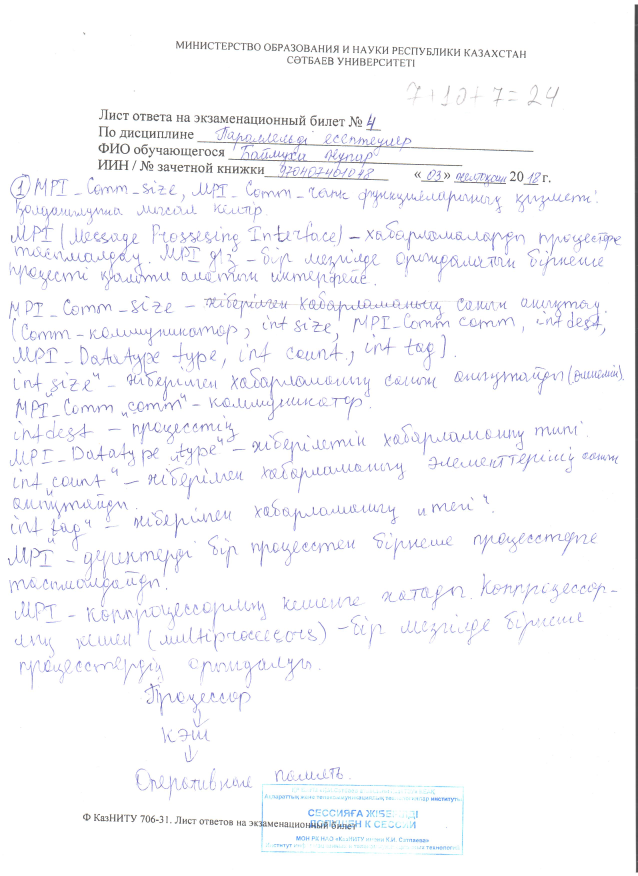
//> input picture src/001.jpg, 2550 x 3501 px (shown at 1/4 size)
$ ./main ../../../../001.jpg out.png   (built with g++ and OpenCV 4)
//> lines starting //> are read from the running program, lines starting //| are printed output that depends on the picture; after the words box and inside, x2 and y2 are one past the last pixel; in counts of white or black regions, pixels touching at a corner belong together
### src/preprocessing/DeslantImg/src/cpp/DeslantImgCPU.hpp
#pragma once
#include <opencv2/core.hpp>


namespace htr
{

	// deslant image containing text (remove italic style)
	// * img: grayscale image containing text
	// * bgcolor: empty space in result image is filled with this color (0...255)
	// * returns: deslanted image
	cv::Mat deslantImg(const cv::Mat& img, const int bgcolor);

}

### src/preprocessing/DeslantImg/src/cpp/CLWrapper.hpp
#pragma once


// uncomment next line to profile kernel1 and kernel2 and write result to variable timeKernel1/2
#define USE_GPU_PROFILING


#include <string>
#include <opencv2/core.hpp>
#include <CL/cl.h>


namespace htr
{

	class CLWrapper
	{
	public:
		// CTOR
		CLWrapper();

		// DTOR
		~CLWrapper();

		// set input image
		void setData(const cv::Mat& img);

		// compute shearing value to deslant image
		float compute();

		// some constants regarding data
		const size_t maxShearedW = 1024;
		const size_t imgH = 128;
		const size_t imgW = maxShearedW - imgH;
		const size_t numAlphaValues = 9;
		const size_t numWorkgroups = 4;
		const size_t sizeWorkgroup = maxShearedW / numWorkgroups;

#ifdef USE_GPU_PROFILING
		// profiling info
		cl_ulong timeKernel1 = 0, timeKernel2 = 0;
#endif

	private:
		CLWrapper(CLWrapper&) = delete;
		CLWrapper& operator=(CLWrapper&) = delete;

		void setupDevice();
		void setupKernel();
		std::string buildErrorString();
		void releaseData();

		// plattform, device, context and queue
		cl_platform_id platform = nullptr;
		cl_device_id device = nullptr;
		cl_context context = nullptr;
		cl_command_queue queue = nullptr;
		// program and kernel
		cl_program program = nullptr;
		cl_kernel kernel1 = nullptr;
		cl_kernel kernel2 = nullptr;

		// data for pass 1
		cl_mem dataIn1 = nullptr;
		cl_mem dataOut1 = nullptr;
		// data for pass 2
		cl_mem dataIn2 = nullptr;
		cl_mem dataOut2 = nullptr;
		// remember if buffers already allocated
		bool dataAlloc = false;
	};

}

### src/preprocessing/DeslantImg/src/cpp/DeslantImgGPU.hpp
#pragma once
#include <opencv2/core.hpp>
#include "CLWrapper.hpp"


namespace htr
{

	// deslant image containing text (remove italic style)
	// * img: grayscale image containing text
	// * bgcolor: empty space in result image is filled with this color (0...255)
	// * returns: deslanted image
	cv::Mat deslantImg(const cv::Mat& img, const int bgcolor, CLWrapper& clWrapper);

}

### src/preprocessing/DeslantImg/src/cpp/DeslantImgCPU.cpp
#include "DeslantImgCPU.hpp"
#include <opencv2/imgproc.hpp>
#include <vector>
#include <assert.h>
#include <algorithm>


namespace htr
{

	// data structure for internal usage
	struct Result
	{
		float sum_alpha = 0.0f;
		cv::Mat transform;
		cv::Size size;
		bool operator < (const Result& rhs) const { return sum_alpha < rhs.sum_alpha; }
	};


	// deslant image containing text (remove italic style)
	// * img: grayscale image containing text
	// * bgcolor: empty space in result image is filled with this color (0...255)
	// * returns: deslanted image
	cv::Mat deslantImg(const cv::Mat& img, const int bgcolor)
	{
//> called with bgcolor = 255
		// must be grayscale img
		assert(img.channels() == 1);

		// calc binary img
		cv::Mat imgBW;
		cv::threshold(img, imgBW, 0, 255, CV_THRESH_BINARY_INV | CV_THRESH_OTSU);
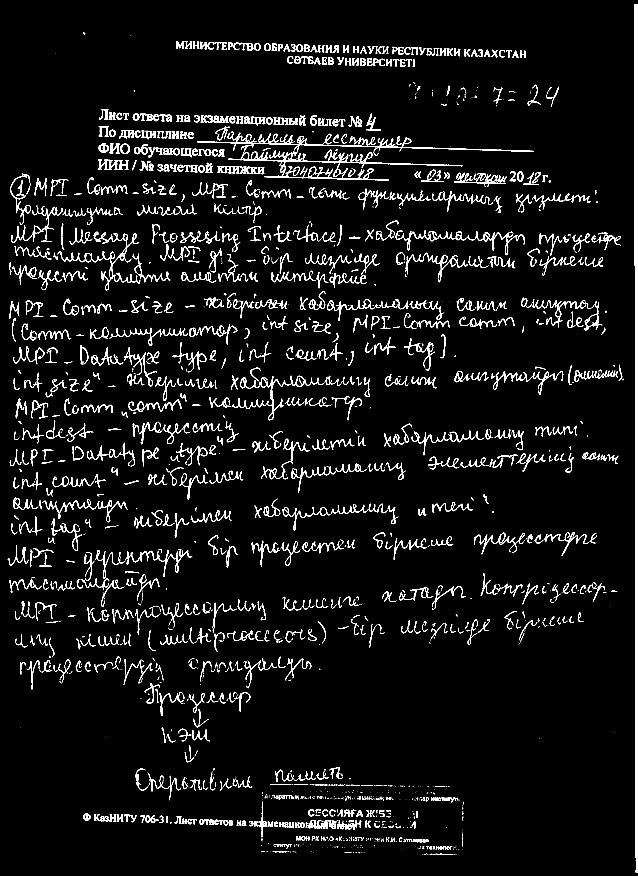
//> imgBW: 3501 rows x 2550 cols, CV_8UC1 (shown at 1/4 size); 4.5% white; 2802 white regions (1445 under 20 px), largest, box (x1, y1, x2, y2) and area: (2538, 18, 2550, 3490) 33257, (789, 527, 2134, 722) 17482, (230, 934, 555, 1161) 3895

		// list of alpha values controlling shear transform (search space)
		std::vector<float> alphaVals = { -1.0, -0.75, -0.5, -0.25, 0.0, 0.25, 0.5, 0.75, 1.0 };

		// variable names according to paper Vinciarelli
		std::vector<int> sum_alpha(alphaVals.size(), 0);

		// go through alpha values to see which is best for deslanting
		std::vector<Result> results;
		for (size_t i = 0; i < alphaVals.size(); ++i)
		{
			Result result;

			const float alpha = alphaVals[i];
			const float shiftX = std::max(-alpha*imgBW.rows, 0.0f);
			result.size = cv::Size(imgBW.cols + static_cast<int>(std::ceil(std::abs(alpha*imgBW.rows))), imgBW.rows);

			// transformation matrix (2x3)
			// x'=M00*x+M01*y+M02
			// y'=M10*x+M11*y+M12
			result.transform = cv::Mat(2, 3, CV_32F);
			result.transform.at<float>(0, 0) = 1;
			result.transform.at<float>(0, 1) = alpha;
			result.transform.at<float>(0, 2) = shiftX;
			result.transform.at<float>(1, 0) = 0;
			result.transform.at<float>(1, 1) = 1;
			result.transform.at<float>(1, 2) = 0;
			cv::Mat imgSheared;

			// shear image
			cv::warpAffine(imgBW, imgSheared, result.transform, result.size, cv::INTER_NEAREST);

			// go through all cols
			for (int x = 0; x < imgSheared.cols; ++x)
			{
				// calc h_alpha and delta_y_alpha
				std::vector<int> fgIndices;
				for (int y = 0; y < imgSheared.rows; ++y)
				{
					if (imgSheared.at<unsigned char>(y, x))
					{
						fgIndices.push_back(y);
					}
				}

				// no fg pixels ... nothing to do
				if (fgIndices.empty())
				{
					continue;
				}

				// variable names according to paper Vinciarelli
				int h_alpha = static_cast<int>(fgIndices.size()); // number of fg pixels in col
				int delta_y_alpha = fgIndices.back() - fgIndices.front() + 1; // distance between first and last fg pixel in col (+1 to avoid getting Float.Inf)

				// if H_alpha (=h_alpha/delta_y_alpha) == 1
				if (h_alpha == delta_y_alpha)
				{
					result.sum_alpha += h_alpha*h_alpha;
				}
			}

			results.push_back(result);
		}
//> this loop made 9 passes
//> pass 1, in deslantImg, `cv::warpAffine(imgBW, imgSheared, result.transform, result.size, cv::I..`:
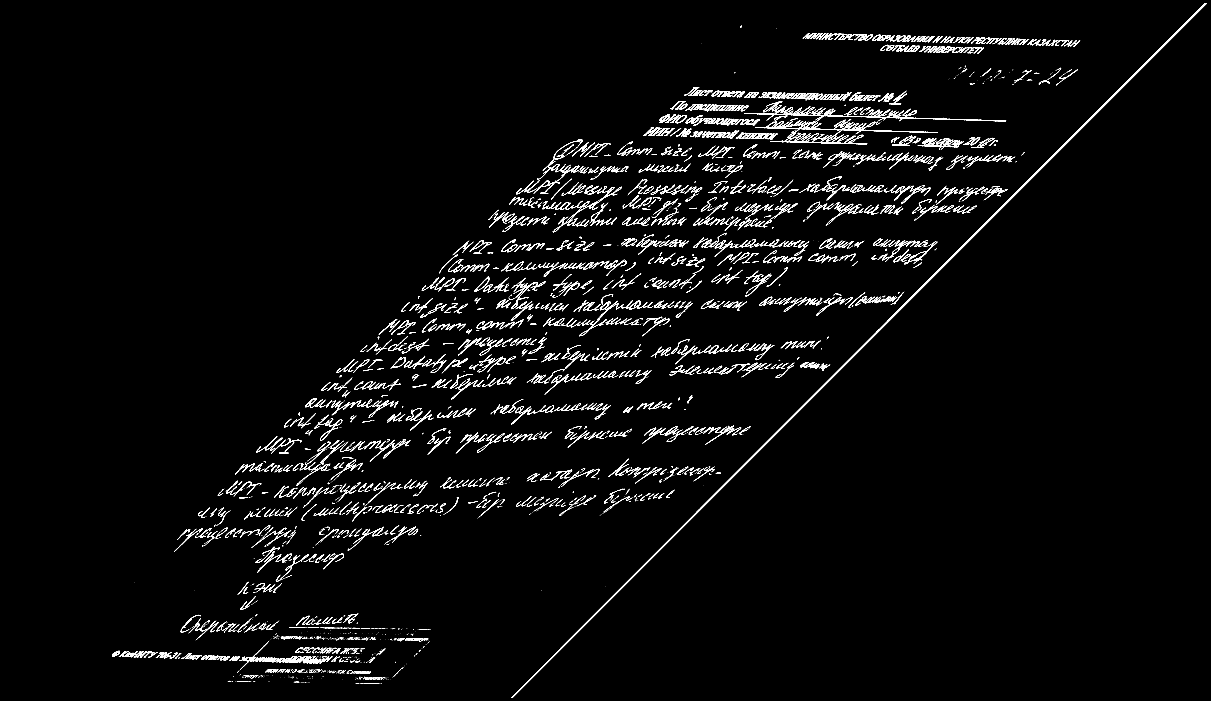
//> imgSheared: 3501 rows x 6051 cols, CV_8UC1 (shown at 1/5 size); 1.9% white; 3631 white regions (2187 under 20 px), largest, box (x1, y1, x2, y2) and area: (2555, 18, 6033, 3490) 33257, (3722, 527, 5031, 722) 16653, (2764, 934, 3110, 1161) 2448
//> pass 2, in deslantImg, `cv::warpAffine(imgBW, imgSheared, result.transform, result.size, cv::I..`:
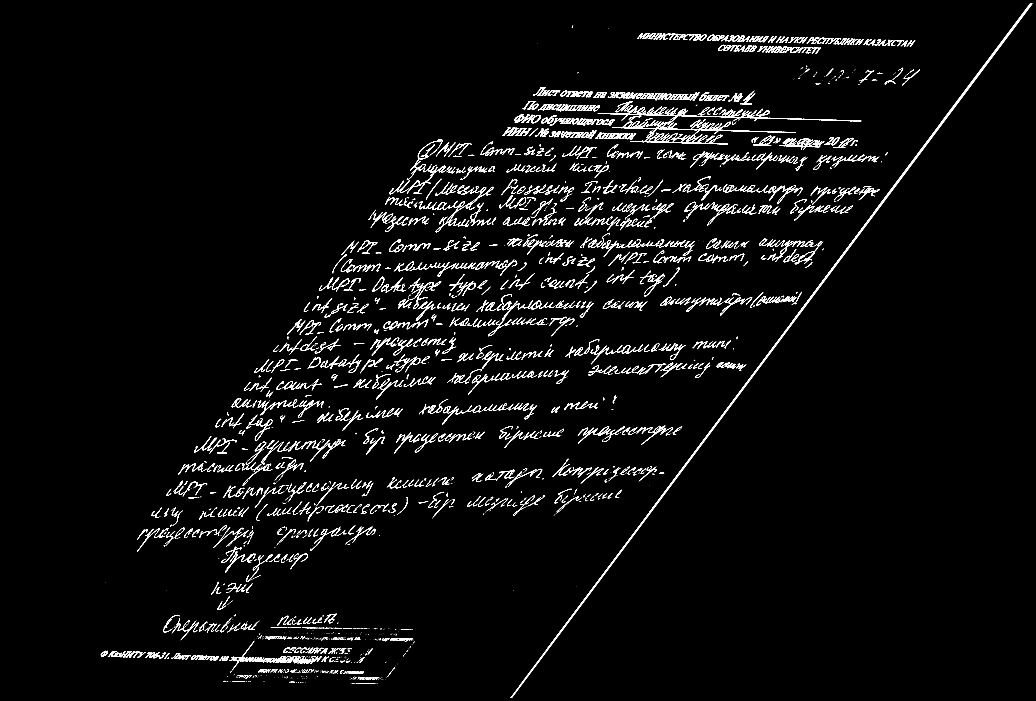
//> imgSheared: 3501 rows x 5176 cols, CV_8UC1 (shown at 1/5 size); 2.2% white; 3357 white regions (1938 under 20 px), largest, box (x1, y1, x2, y2) and area: (2552, 18, 5162, 3490) 33257, (2989, 527, 4307, 722) 16831, (2178, 934, 2468, 1161) 2447
//> pass 3, in deslantImg, `cv::warpAffine(imgBW, imgSheared, result.transform, result.size, cv::I..`:
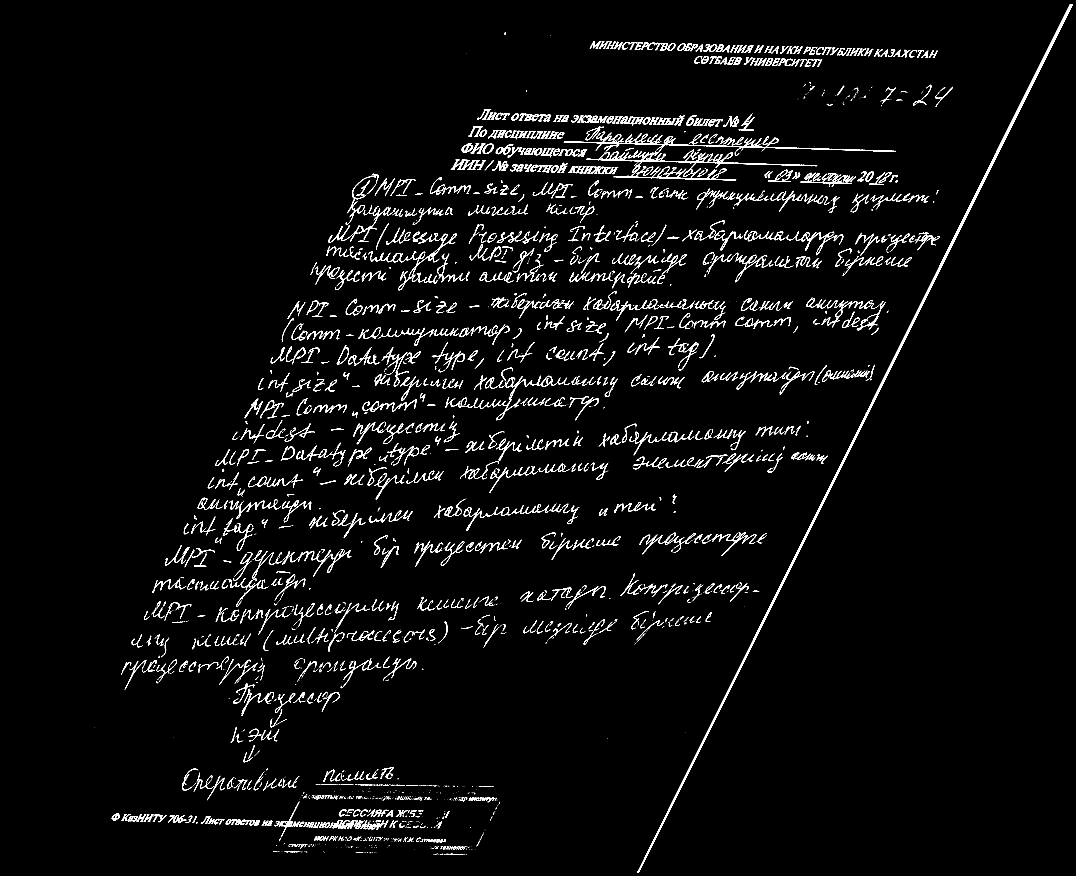
//> imgSheared: 3501 rows x 4301 cols, CV_8UC1 (shown at 1/4 size); 2.7% white; 3254 white regions (1831 under 20 px), largest, box (x1, y1, x2, y2) and area: (2549, 18, 4291, 3490) 33257, (2255, 527, 3582, 722) 16923, (1472, 934, 1827, 1161) 3900

		// use best result to transform image
		Result bestResult = *std::max_element(results.begin(), results.end());
		cv::Mat imgDeslanted;
		cv::warpAffine(img, imgDeslanted, bestResult.transform, bestResult.size, cv::INTER_LINEAR, cv::BORDER_CONSTANT, cv::Scalar(bgcolor));
//> bestResult.transform = [[1, 0, 0], [0, 1, 0]]

		return imgDeslanted;
	}

}

### src/preprocessing/DeslantImg/src/cpp/main.cpp
#ifdef USE_GPU
#include "DeslantImgGPU.hpp"
#else
#include "DeslantImgCPU.hpp"
#endif
#include <opencv2/imgcodecs.hpp>
#include <iostream>


int main(int argc, char** argv)
{
    if (argc != 3)
    {
        std::cout << "Using: ./DeslantImg input/img/path output/img/path\n";
        return 0;
    }
	// load input image
	const cv::Mat img1 = cv::imread(argv[1], cv::IMREAD_GRAYSCALE);
	//const cv::Mat img2 = cv::imread("data/test2.png", cv::IMREAD_GRAYSCALE);


#ifdef USE_GPU
	// deslant on GPU
	htr::CLWrapper clWrapper; // setup OpenCL, the same instance should be used for all following calls to deslantImg
	const cv::Mat res1 = htr::deslantImg(img1, 255, clWrapper);
	//const cv::Mat res2 = htr::deslantImg(img2, 255, clWrapper);
#else
	// deslant on CPU
	cv::Mat res1 = htr::deslantImg(img1, 255);
	//cv::Mat res2 = htr::deslantImg(img2, 255);
#endif

	// write results to file
	cv::imwrite(argv[2], res1);
    //cv::imwrite("out2.png", res2);
	return 0;
}
